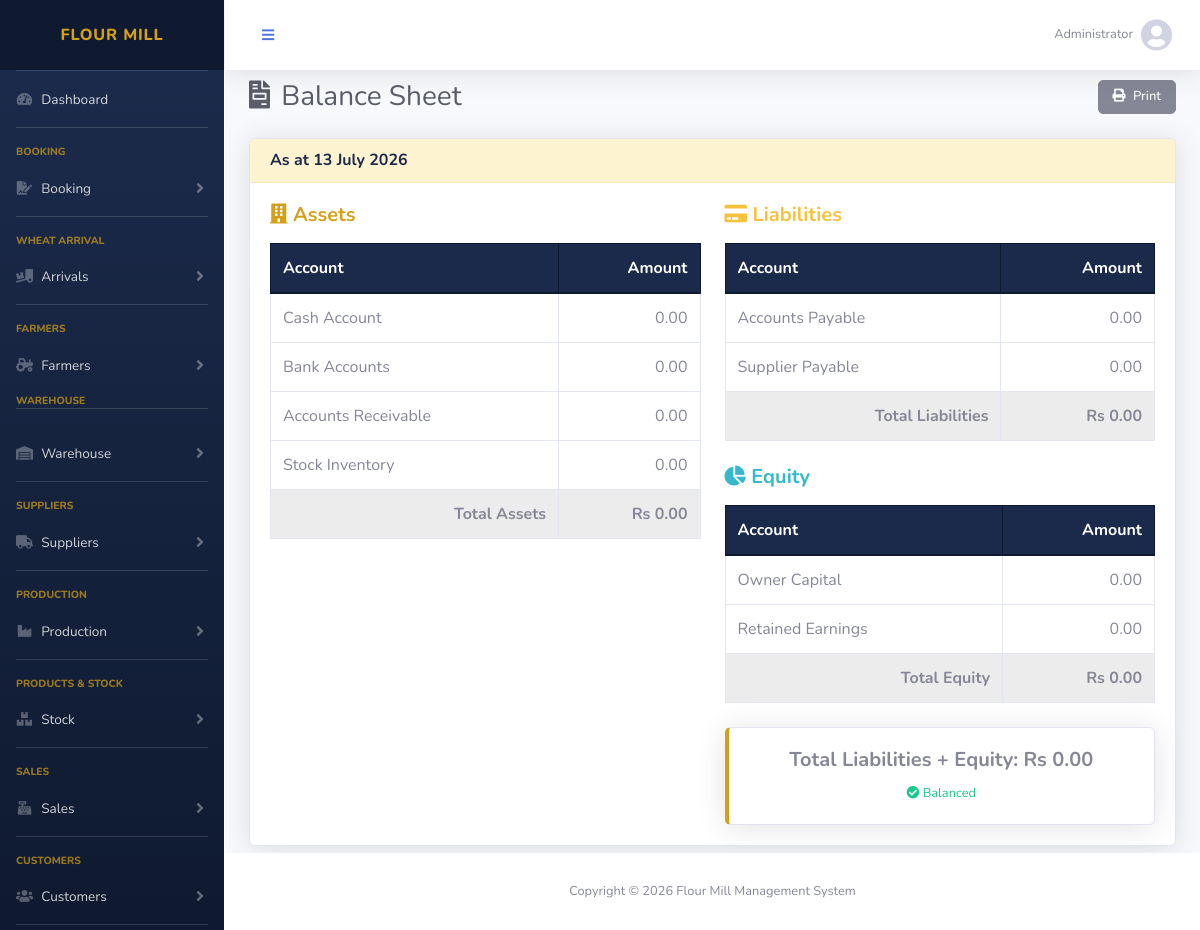
Screenshot of /modules/accounts/balance_sheet.php (signed in) with the database file from the repository.
### tables this page shows
CREATE TABLE chart_of_accounts (
    id              INT AUTO_INCREMENT PRIMARY KEY,
    code            VARCHAR(20) NOT NULL UNIQUE,
    name            VARCHAR(150) NOT NULL,
    type            ENUM('asset','liability','equity','income','expense') NOT NULL,
    parent_id       INT DEFAULT NULL,
    opening_balance DECIMAL(12,2) DEFAULT 0.00,
    balance         DECIMAL(12,2) DEFAULT 0.00,
    status          ENUM('active','inactive') DEFAULT 'active',
    created_at      TIMESTAMP DEFAULT CURRENT_TIMESTAMP,
    FOREIGN KEY (parent_id) REFERENCES chart_of_accounts(id)
);

### includes/config.php (called while the page is built)
<?php
$doc_root     = str_replace('\\', '/', $_SERVER['DOCUMENT_ROOT']);
$project_root = str_replace('\\', '/', dirname(__DIR__));
$base_url     = rtrim(str_replace($doc_root, '', $project_root), '/') . '/';
$asset_path   = $base_url . 'assets/sb-admin2/';

### includes/functions.php (called while the page is built, shortened)
<?php
function money($amount) {
    return number_format($amount, 2);
}

### modules/accounts/balance_sheet.php (the view, shortened to what this page needs)
<?php
require_once '../../includes/config.php';
$active_page = 'balance_sheet';
require_once '../../includes/db.php';
include '../../includes/header.php';
$assets = $conn->query("SELECT code, name, balance FROM chart_of_accounts WHERE type='asset' AND parent_id IS NOT NULL AND status='active' ORDER BY code");
$liabilities = $conn->query("SELECT code, name, balance FROM chart_of_accounts WHERE type='liability' AND parent_id IS NOT NULL AND status='active' ORDER BY code");
$equities = $conn->query("SELECT code, name, balance FROM chart_of_accounts WHERE type='equity' AND parent_id IS NOT NULL AND status='active' ORDER BY code");
$total_assets = 0;
$total_liabilities = 0;
$total_equity = 0;
?>
<div class="d-sm-flex align-items-center justify-content-between mb-4">
    <h1 class="h3 mb-0 text-gray-800"><i class="fas fa-file-invoice mr-1"></i> Balance Sheet</h1>
    <button class="btn btn-sm btn-secondary no-print" onclick="window.print()"><i class="fas fa-print mr-1"></i> Print</button>
</div>
<div class="card shadow mb-4">
    <div class="card-header"><h6 class="font-weight-bold m-0">As at <?= date('d F Y') ?></h6></div>
    <div class="card-body">
        <div class="row">
            <div class="col-md-6">
                <h5 class="text-primary font-weight-bold mb-3"><i class="fas fa-building"></i> Assets</h5>
                <table class="table table-bordered">
                    <thead class="thead-dark"><tr><th>Account</th><th class="text-right">Amount</th></tr></thead>
                    <tbody>
                        <?php while ($a = $assets->fetch_assoc()): $total_assets += $a['balance']; ?>
                        <tr><td><?= htmlspecialchars($a['name']) ?></td><td class="text-right"><?= money($a['balance']) ?></td></tr>
                        <?php endwhile; ?>
                    </tbody>
                    <tfoot class="table-active">
                        <tr><th class="text-right">Total Assets</th><th class="text-right">Rs <?= money($total_assets) ?></th></tr>
                    </tfoot>
                </table>
            </div>
            <div class="col-md-6">
                <h5 class="text-warning font-weight-bold mb-3"><i class="fas fa-credit-card"></i> Liabilities</h5>
                <table class="table table-bordered">
                    <thead class="thead-dark"><tr><th>Account</th><th class="text-right">Amount</th></tr></thead>
                    <tbody>
                        <?php while ($l = $liabilities->fetch_assoc()): $total_liabilities += $l['balance']; ?>
                        <tr><td><?= htmlspecialchars($l['name']) ?></td><td class="text-right"><?= money($l['balance']) ?></td></tr>
                        <?php endwhile; ?>
                    </tbody>
                    <tfoot class="table-active">
                        <tr><th class="text-right">Total Liabilities</th><th class="text-right">Rs <?= money($total_liabilities) ?></th></tr>
                    </tfoot>
                </table>
                <h5 class="text-info font-weight-bold mt-4 mb-3"><i class="fas fa-chart-pie"></i> Equity</h5>
                <table class="table table-bordered">
                    <thead class="thead-dark"><tr><th>Account</th><th class="text-right">Amount</th></tr></thead>
                    <tbody>
                        <?php while ($e = $equities->fetch_assoc()): $total_equity += $e['balance']; ?>
                        <tr><td><?= htmlspecialchars($e['name']) ?></td><td class="text-right"><?= money($e['balance']) ?></td></tr>
                        <?php endwhile; ?>
                    </tbody>
                    <tfoot class="table-active">
                        <tr><th class="text-right">Total Equity</th><th class="text-right">Rs <?= money($total_equity) ?></th></tr>
                    </tfoot>
                </table>
                <div class="card border-left-primary shadow mt-4">
                    <div class="card-body text-center">
                        <h5 class="font-weight-bold">
                            Total Liabilities + Equity: Rs <?= money($total_liabilities + $total_equity) ?>
                        </h5>
                        <small class="<?= abs($total_assets - ($total_liabilities + $total_equity)) < 0.01 ? 'text-success' : 'text-danger' ?>">
                            <i class="fas fa-<?= abs($total_assets - ($total_liabilities + $total_equity)) < 0.01 ? 'check-circle' : 'exclamation-circle' ?>"></i>
                            <?= abs($total_assets - ($total_liabilities + $total_equity)) < 0.01 ? 'Balanced' : 'Difference: Rs ' . money(abs($total_assets - ($total_liabilities + $total_equity))) ?>
                        </small>
                    </div>
                </div>
            </div>
        </div>
    </div>
</div>
<?php include '../../includes/footer.php'; ?>

### includes/header.php (shortened to what this page needs)
<?php
require_once __DIR__ . '/config.php';
require_once __DIR__ . '/functions.php';
$bookings_active     = in_array($active_page ?? '', ['booking_add','booking_list']);
$suppliers_active    = in_array($active_page ?? '', ['supplier_add','supplier_list','supplier_ledger','supplier_payment']);
$products_active     = in_array($active_page ?? '', ['product_add','product_list','product_stock']);
$production_active   = in_array($active_page ?? '', ['production_add','production_list','production_report','warehouse_stock']);
$customers_active    = in_array($active_page ?? '', ['customer_add','customer_list','customer_ledger','customer_receipt']);
$sales_active        = in_array($active_page ?? '', ['sale_add','sale_list','sale_return','sale_return_list']);
$masters_active      = in_array($active_page ?? '', ['warehouses','warehouse_view','warehouse_stock']);
$arrivals_active     = in_array($active_page ?? '', ['arrival_add','arrival_list','arrival_stock']);
$farmers_active      = in_array($active_page ?? '', ['farmer_list','farmer_ledger','farmer_payment']);
$stock_active        = in_array($active_page ?? '', ['stock_adjustment','stock_ledger','stock_report','issuance']);
?>
<!DOCTYPE html>
<html lang="en">
<head>
    <link href="<?= $asset_path ?>vendor/fontawesome-free/css/all.min.css" rel="stylesheet">
    <link href="<?= $asset_path ?>css/sb-admin-2.min.css" rel="stylesheet">
    <link href="<?= $asset_path ?>vendor/datatables/dataTables.bootstrap4.min.css" rel="stylesheet">
</head>
<body id="page-top">
    <div id="wrapper">
        <ul class="navbar-nav bg-gradient-primary sidebar sidebar-dark accordion" id="accordionSidebar">
            <a class="sidebar-brand d-flex align-items-center justify-content-center" href="<?= $base_url ?>dashboard.php">
                <div class="sidebar-brand-text mx-3">Flour Mill</div>
            </a>
            <hr class="sidebar-divider my-0">
            <li class="nav-item <?= ($active_page ?? '') === 'dashboard' ? 'active' : '' ?>">
                <a class="nav-link" href="<?= $base_url ?>dashboard.php">
                    <i class="fas fa-fw fa-tachometer-alt"></i>
                    <span>Dashboard</span>
                </a>
            </li>
            <hr class="sidebar-divider">
            <div class="sidebar-heading">Booking</div>
            <li class="nav-item <?= $bookings_active ? 'active' : '' ?>">
                <a class="nav-link <?= $bookings_active ? '' : 'collapsed' ?>" href="#" data-toggle="collapse" data-target="#collapseBookings" aria-expanded="<?= $bookings_active ? 'true' : 'false' ?>">
                    <i class="fas fa-fw fa-file-signature"></i>
                    <span>Booking</span>
                </a>
            </li>
            <hr class="sidebar-divider">
            <div class="sidebar-heading">Wheat Arrival</div>
            <li class="nav-item <?= $arrivals_active ? 'active' : '' ?>">
                <a class="nav-link <?= $arrivals_active ? '' : 'collapsed' ?>" href="#" data-toggle="collapse" data-target="#collapseArrivals" aria-expanded="<?= $arrivals_active ? 'true' : 'false' ?>">
                    <i class="fas fa-fw fa-truck-loading"></i>
                    <span>Arrivals</span>
                </a>
            </li>
            <hr class="sidebar-divider">
            <div class="sidebar-heading">Farmers</div>
            <li class="nav-item <?= $farmers_active ? 'active' : '' ?>">
                <a class="nav-link <?= $farmers_active ? '' : 'collapsed' ?>" href="#" data-toggle="collapse" data-target="#collapseFarmers" aria-expanded="<?= $farmers_active ? 'true' : 'false' ?>">
                    <i class="fas fa-fw fa-tractor"></i>
                    <span>Farmers</span>
                </a>
            </li>
            <div class="sidebar-heading">Warehouse</div>
            <hr class="sidebar-divider">
            <li class="nav-item <?= $masters_active ? 'active' : '' ?>">
                <a class="nav-link <?= $masters_active ? '' : 'collapsed' ?>" href="#" data-toggle="collapse" data-target="#collapseWarehouse" aria-expanded="<?= $masters_active ? 'true' : 'false' ?>">
                    <i class="fas fa-fw fa-warehouse"></i>
                    <span>Warehouse</span>
                </a>
            </li>
            <hr class="sidebar-divider">
            <div class="sidebar-heading">Suppliers</div>
            <li class="nav-item <?= $suppliers_active ? 'active' : '' ?>">
                <a class="nav-link <?= $suppliers_active ? '' : 'collapsed' ?>" href="#" data-toggle="collapse" data-target="#collapseSuppliers" aria-expanded="<?= $suppliers_active ? 'true' : 'false' ?>">
                    <i class="fas fa-fw fa-truck"></i>
                    <span>Suppliers</span>
                </a>
            </li>
            <hr class="sidebar-divider">
            <div class="sidebar-heading">Production</div>
            <li class="nav-item <?= $production_active ? 'active' : '' ?>">
                <a class="nav-link <?= $production_active ? '' : 'collapsed' ?>" href="#" data-toggle="collapse" data-target="#collapseProduction" aria-expanded="<?= $production_active ? 'true' : 'false' ?>">
                    <i class="fas fa-fw fa-industry"></i>
                    <span>Production</span>
                </a>
            </li>
            <hr class="sidebar-divider">
            <div class="sidebar-heading">Products & Stock</div>
            <li class="nav-item <?= $products_active || $stock_active ? 'active' : '' ?>">
                <a class="nav-link <?= $products_active || $stock_active ? '' : 'collapsed' ?>" href="#" data-toggle="collapse" data-target="#collapseProducts" aria-expanded="<?= $products_active || $stock_active ? 'true' : 'false' ?>">
                    <i class="fas fa-fw fa-boxes"></i>
                    <span>Stock</span>
                </a>
            </li>
            <hr class="sidebar-divider">
            <div class="sidebar-heading">Sales</div>
            <li class="nav-item <?= $sales_active ? 'active' : '' ?>">
                <a class="nav-link <?= $sales_active ? '' : 'collapsed' ?>" href="#" data-toggle="collapse" data-target="#collapseSales" aria-expanded="<?= $sales_active ? 'true' : 'false' ?>">
                    <i class="fas fa-fw fa-cash-register"></i>
                    <span>Sales</span>
                </a>
            </li>
            <hr class="sidebar-divider">
            <div class="sidebar-heading">Customers</div>
            <li class="nav-item <?= $customers_active ? 'active' : '' ?>">
                <a class="nav-link <?= $customers_active ? '' : 'collapsed' ?>" href="#" data-toggle="collapse" data-target="#collapseCustomers" aria-expanded="<?= $customers_active ? 'true' : 'false' ?>">
                    <i class="fas fa-fw fa-users"></i>
                    <span>Customers</span>
                </a>
            </li>
            <hr class="sidebar-divider">
        </ul>
        <nav class="navbar navbar-expand navbar-light bg-white topbar fixed-topbar mb-0 static-top shadow">
            <button id="sidebarToggleTop" class="btn btn-link rounded-circle mr-3">
                <i class="fa fa-bars"></i>
            </button>
            <ul class="navbar-nav ml-auto">
                <li class="nav-item dropdown no-arrow">
                    <a class="nav-link dropdown-toggle" href="#" id="userDropdown" role="button" data-toggle="dropdown">
                        <span class="mr-2 d-none d-lg-inline text-gray-600 small"><?= htmlspecialchars($_SESSION['full_name'] ?? $_SESSION['email'] ?? 'User') ?></span>
                        <i class="fas fa-user-circle fa-2x text-gray-400"></i>
                    </a>
                </li>
            </ul>
        </nav>
        <div id="content-wrapper" class="d-flex flex-column">
            <div id="content">
                <div class="container-fluid">

### includes/footer.php (shortened to what this page needs)
<?php require_once __DIR__ . '/config.php'; ?>
                </div>
            </div>
        </div>
        <footer class="sticky-footer bg-white fixed-footer">
            <div class="container my-auto">
                <div class="copyright text-center my-auto">
                    <span>Copyright &copy; <?= date('Y') ?> Flour Mill Management System</span>
                </div>
            </div>
        </footer>
    </div>
</body>
</html>

### includes/header.php (style rules this page uses)
:root { --navy: #1B2A4A; --navy-dark: #0F1A30; --gold: #D4A017; --gold-dark: #B8860B; --gold-light: #FDF3D0; }
.fixed-topbar { position: fixed; top: 0; right: 0; left: 225px; z-index: 1030; transition: left 0.2s ease; }
.fixed-footer { position: fixed; bottom: 0; right: 0; left: 225px; z-index: 1030; transition: left 0.2s ease; }
#content-wrapper { padding-top: 80px; padding-bottom: 60px; margin-left: 225px; min-height: 100vh; transition: margin-left 0.2s ease; }
.sidebar { position: fixed !important; top: 0 !important; left: 0 !important; bottom: 0 !important; z-index: 1040 !important; overflow-y: auto !important; overflow-x: hidden !important; transition: left 0.2s ease !important; }
.bg-gradient-primary { background: linear-gradient(180deg, var(--navy) 10%, var(--navy-dark) 100%) !important; }
.sidebar-brand { background-color: var(--navy-dark) !important; }
.text-primary { color: var(--gold) !important; }
.border-left-primary { border-left-color: var(--gold) !important; }
a { color: var(--gold-dark); }
.card-header { background-color: var(--gold-light) !important; border-bottom: 1px solid #F5E6B8 !important; }
.card-header .font-weight-bold { color: var(--navy) !important; }
.table .thead-dark th { background-color: var(--navy) !important; border-color: var(--navy-dark) !important; }
.bg-gradient-primary .sidebar-brand-text, .bg-gradient-primary .sidebar-brand-icon i { color: var(--gold) !important; }
.sidebar .sidebar-heading { color: rgba(212, 160, 23, 0.7) !important; }
.sidebar-dark .nav-item .nav-link[data-toggle="collapse"]::after { color: rgba(255,255,255,0.35) !important; }
.btn { padding: 8px 20px !important; font-size: 14px !important; border-radius: 5px !important; font-weight: 500 !important; }
.btn-sm { padding: 6px 14px !important; font-size: 13px !important; }

### rows the page displays
chart_of_accounts: name "Cash Account", balance "0.00"
chart_of_accounts: name "Bank Accounts", balance "0.00"
chart_of_accounts: name "Accounts Receivable", balance "0.00"
chart_of_accounts: name "Stock Inventory", balance "0.00"
chart_of_accounts: name "Accounts Payable", balance "0.00"
chart_of_accounts: name "Supplier Payable", balance "0.00"
chart_of_accounts: name "Owner Capital", balance "0.00"
chart_of_accounts: name "Retained Earnings", balance "0.00"

### other values shown
$_SESSION['full_name'] "Administrator"
money($total_assets) "0.00"
money($total_liabilities) "0.00"
money($total_equity) "0.00"
money($total_liabilities + $total_equity) "0.00"
